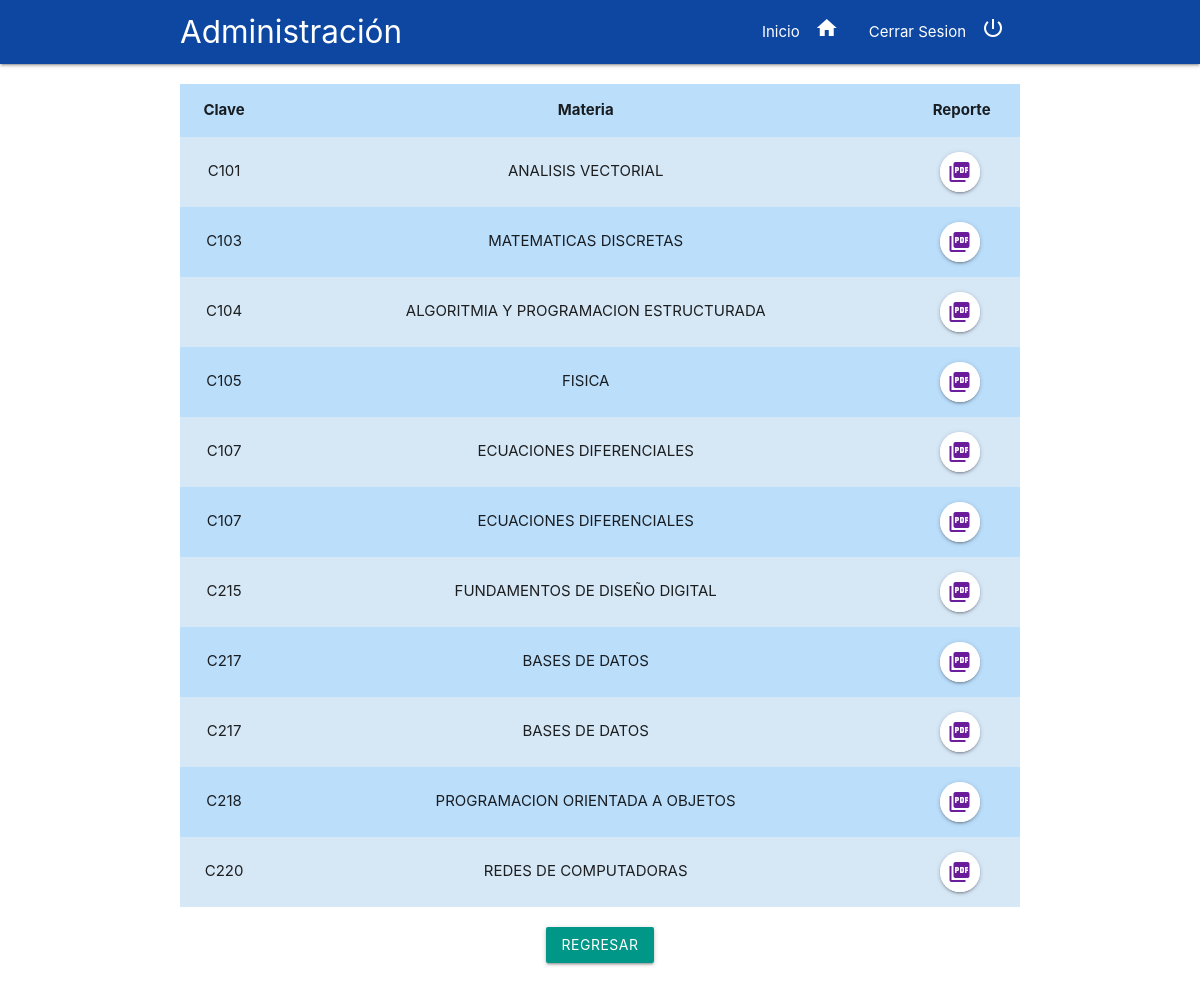
The page /pages/admin/admin_report.php (signed in) on the database its author committed.
### tables this page shows
CREATE TABLE IF NOT EXISTS `materia` (
  `clave` varchar(10) NOT NULL,
  `nombre` varchar(64) DEFAULT NULL,
  PRIMARY KEY (`clave`)
);

### pages/admin/admin_rep_BD.php (the view, shortened to what this page needs)
<?php
    $filasMaterias = "";
    $sqlMat = "SELECT m.clave, m.nombre FROM materia m INNER JOIN matalumno ma ON m.clave=ma.claveMat;";
    $resMat = mysqli_query($conexion, $sqlMat);
    while($filas = mysqli_fetch_array($resMat,MYSQLI_BOTH)){
        $filasMaterias .= "<tr>
            <td>$filas[0]</td><td>$filas[1]</td>
            <td>
                <a class='btn-floating white pulse'><i class='material-icons purple-text text-darken-3 pdfMat' data-pdf='$filas[0]'>picture_as_pdf</i></a>&nbsp;
            </td>
        </tr>";
    }
?>

### pages/admin/admin_report.php (shortened to what this page needs)
<?php
    if(isset($_SESSION["admin"])){
        include("./../fix/conexion.php");
        include("./admin_rep_BD.php");
?>
<!DOCTYPE html>
<html>
<head>
<link href="https://cdnjs.cloudflare.com/ajax/libs/font-awesome/5.13.0/css/all.min.css" rel="stylesheet">
<link href="https://cdnjs.cloudflare.com/ajax/libs/materialize/1.0.0/css/materialize.min.css" rel="stylesheet">
<link href="./../../css/general.css" rel="stylesheet">
</head>
<body>
    <header>
        <nav class="nav-wrapper blue darken-4">
            <div class="container">
                <a class="brand-logo center-on-med-and-down">Administración</a>
                <ul class="right hide-on-med-and-down">
                    <li><a href="./inicio.php" class="#">Inicio<i class="material-icons right">home</i></a></li>
                    <li><a href="./../fix/cerrarSesion.php?nombreSesion=admin" class="#">Cerrar Sesion<i class="material-icons right">power_settings_new</i></a></li>
                </ul>
            </div>
        </nav>
    </header>
    <main>
        <div class="container">
            <div class="row">
                <table class="striped blue lighten-4 centered responsive-table">
                    <thead>
                        <tr>
                            <th>Clave</th><th>Materia</th><th>Reporte</th>
                        </tr>
                    </thead>
                    <tbody>
                        <?php echo $filasMaterias; ?>
                    </tbody>
                </table>
            </div>
            <div class="row center-align">
                <a href="./inicio.php" class="btn teal">Regresar</a>
            </div>
        </div>
    </main>
</body>
</html>
<?php
    }else{
        header("location:./");
    }
?>

### css/general.css (style rules this page uses)
body { display: flex; min-height: 100vh; flex-direction: column; }
main { flex: 1 0 auto; }

### rows shown on the page
materia: clave "C101", nombre "ANALISIS VECTORIAL"
materia: clave "C103", nombre "MATEMATICAS DISCRETAS"
materia: clave "C104", nombre "ALGORITMIA Y PROGRAMACION ESTRUCTURADA"
materia: clave "C105", nombre "FISICA"
materia: clave "C107", nombre "ECUACIONES DIFERENCIALES"
materia: clave "C215", nombre "FUNDAMENTOS DE DISEÑO DIGITAL"
materia: clave "C217", nombre "BASES DE DATOS"
materia: clave "C218", nombre "PROGRAMACION ORIENTADA A OBJETOS"
materia: clave "C220", nombre "REDES DE COMPUTADORAS"
